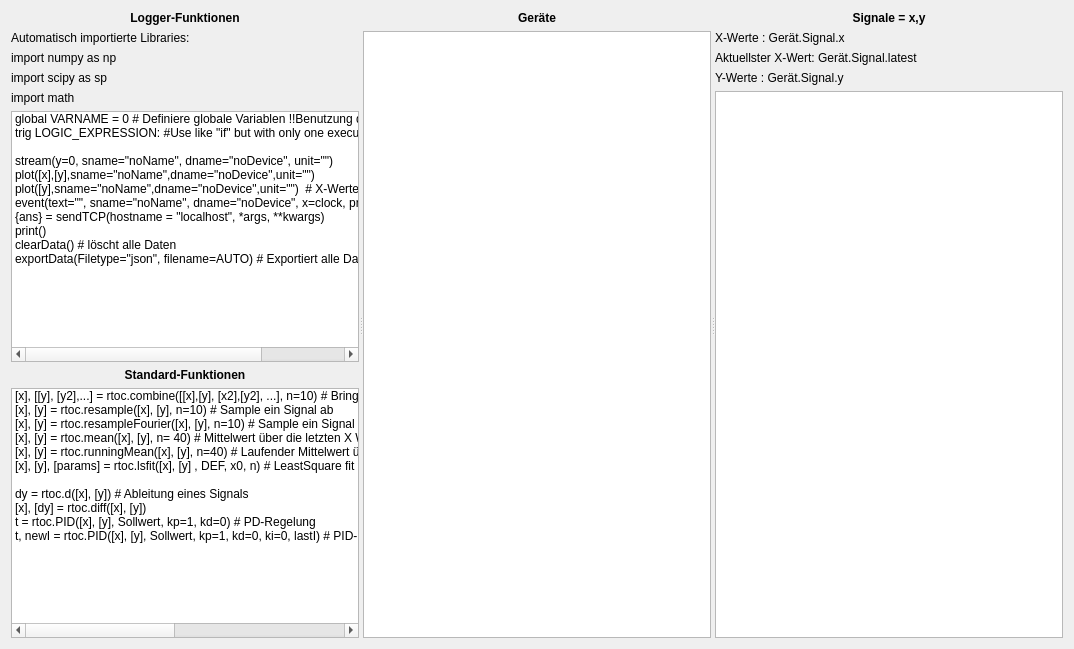
<?xml version="1.0" encoding="UTF-8"?>
<ui version="4.0">
 <class>Form</class>
 <widget class="QWidget" name="Form">
  <property name="geometry">
   <rect>
    <x>0</x>
    <y>0</y>
    <width>1074</width>
    <height>649</height>
   </rect>
  </property>
  <property name="windowTitle">
   <string>Script Hilfe</string>
  </property>
  <layout class="QVBoxLayout" name="verticalLayout_4">
   <item>
    <widget class="QSplitter" name="splitter">
     <property name="orientation">
      <enum>Qt::Horizontal</enum>
     </property>
     <widget class="QWidget" name="verticalLayoutWidget_3">
      <layout class="QVBoxLayout" name="verticalLayout_3">
       <item>
        <widget class="QLabel" name="label_4">
         <property name="font">
          <font>
           <pointsize>9</pointsize>
           <weight>75</weight>
           <bold>true</bold>
          </font>
         </property>
         <property name="text">
          <string>Logger-Funktionen</string>
         </property>
         <property name="alignment">
          <set>Qt::AlignCenter</set>
         </property>
        </widget>
       </item>
       <item>
        <widget class="QLabel" name="label_8">
         <property name="text">
          <string>Automatisch importierte Libraries:</string>
         </property>
        </widget>
       </item>
       <item>
        <widget class="QLabel" name="label_9">
         <property name="text">
          <string>import numpy as np</string>
         </property>
        </widget>
       </item>
       <item>
        <widget class="QLabel" name="label_10">
         <property name="text">
          <string>import scipy as sp</string>
         </property>
        </widget>
       </item>
       <item>
        <widget class="QLabel" name="label_11">
         <property name="text">
          <string>import math</string>
         </property>
        </widget>
       </item>
       <item>
        <widget class="QListWidget" name="listWidget_default_2">
         <property name="sizePolicy">
          <sizepolicy hsizetype="Preferred" vsizetype="Expanding">
           <horstretch>0</horstretch>
           <verstretch>0</verstretch>
          </sizepolicy>
         </property>
         <item>
          <property name="text">
           <string>global VARNAME = 0 # Definiere globale Variablen !!Benutzung durch self.VARNAME!!</string>
          </property>
         </item>
         <item>
          <property name="text">
           <string>trig LOGIC_EXPRESSION: #Use like &quot;if&quot; but with only one execution on change</string>
          </property>
         </item>
         <item>
          <property name="text">
           <string/>
          </property>
         </item>
         <item>
          <property name="text">
           <string>stream(y=0, sname=&quot;noName&quot;, dname=&quot;noDevice&quot;, unit=&quot;&quot;) </string>
          </property>
         </item>
         <item>
          <property name="text">
           <string>plot([x],[y],sname=&quot;noName&quot;,dname=&quot;noDevice&quot;,unit=&quot;&quot;) </string>
          </property>
         </item>
         <item>
          <property name="text">
           <string>plot([y],sname=&quot;noName&quot;,dname=&quot;noDevice&quot;,unit=&quot;&quot;)  # X-Werte = range(len(y))</string>
          </property>
         </item>
         <item>
          <property name="text">
           <string>event(text=&quot;&quot;, sname=&quot;noName&quot;, dname=&quot;noDevice&quot;, x=clock, priority=0) </string>
          </property>
         </item>
         <item>
          <property name="text">
           <string>{ans} = sendTCP(hostname = &quot;localhost&quot;, *args, **kwargs)</string>
          </property>
         </item>
         <item>
          <property name="text">
           <string>print() </string>
          </property>
         </item>
         <item>
          <property name="text">
           <string>clearData() # löscht alle Daten</string>
          </property>
         </item>
         <item>
          <property name="text">
           <string>exportData(Filetype=&quot;json&quot;, filename=AUTO) # Exportiert alle Daten</string>
          </property>
         </item>
        </widget>
       </item>
       <item>
        <widget class="QLabel" name="label">
         <property name="font">
          <font>
           <pointsize>9</pointsize>
           <weight>75</weight>
           <bold>true</bold>
          </font>
         </property>
         <property name="text">
          <string>Standard-Funktionen</string>
         </property>
         <property name="alignment">
          <set>Qt::AlignCenter</set>
         </property>
        </widget>
       </item>
       <item>
        <widget class="QListWidget" name="listWidget_default">
         <property name="sizePolicy">
          <sizepolicy hsizetype="Preferred" vsizetype="Expanding">
           <horstretch>0</horstretch>
           <verstretch>0</verstretch>
          </sizepolicy>
         </property>
         <item>
          <property name="text">
           <string>[x], [[y], [y2],...] = rtoc.combine([[x],[y], [x2],[y2], ...], n=10) # Bringe mehrere Signale auf die gleiche X-Achse</string>
          </property>
         </item>
         <item>
          <property name="text">
           <string>[x], [y] = rtoc.resample([x], [y], n=10) # Sample ein Signal ab </string>
          </property>
         </item>
         <item>
          <property name="text">
           <string>[x], [y] = rtoc.resampleFourier([x], [y], n=10) # Sample ein Signal ab mit Fourier</string>
          </property>
         </item>
         <item>
          <property name="text">
           <string>[x], [y] = rtoc.mean([x], [y], n= 40) # Mittelwert über die letzten X Werte</string>
          </property>
         </item>
         <item>
          <property name="text">
           <string>[x], [y] = rtoc.runningMean([x], [y], n=40) # Laufender Mittelwert über Signal</string>
          </property>
         </item>
         <item>
          <property name="text">
           <string>[x], [y], [params] = rtoc.lsfit([x], [y] , DEF, x0, n) # LeastSquare fit auf benutzerdefinierte DEF, oder vordefinidert: DEF = &quot;linear&quot; oder &quot;quad&quot;</string>
          </property>
         </item>
         <item>
          <property name="text">
           <string/>
          </property>
         </item>
         <item>
          <property name="text">
           <string>dy = rtoc.d([x], [y]) # Ableitung eines Signals</string>
          </property>
         </item>
         <item>
          <property name="text">
           <string>[x], [dy] = rtoc.diff([x], [y]) </string>
          </property>
         </item>
         <item>
          <property name="text">
           <string>t = rtoc.PID([x], [y], Sollwert, kp=1, kd=0) # PD-Regelung</string>
          </property>
         </item>
         <item>
          <property name="text">
           <string>t, newI = rtoc.PID([x], [y], Sollwert, kp=1, kd=0, ki=0, lastI) # PID-Regelung</string>
          </property>
         </item>
        </widget>
       </item>
      </layout>
     </widget>
     <widget class="QWidget" name="verticalLayoutWidget_2">
      <layout class="QVBoxLayout" name="verticalLayout_2">
       <item>
        <widget class="QLabel" name="label_2">
         <property name="font">
          <font>
           <pointsize>9</pointsize>
           <weight>75</weight>
           <bold>true</bold>
          </font>
         </property>
         <property name="text">
          <string>Geräte</string>
         </property>
         <property name="alignment">
          <set>Qt::AlignCenter</set>
         </property>
        </widget>
       </item>
       <item>
        <widget class="QListWidget" name="listWidget">
         <property name="sizePolicy">
          <sizepolicy hsizetype="Preferred" vsizetype="Expanding">
           <horstretch>0</horstretch>
           <verstretch>0</verstretch>
          </sizepolicy>
         </property>
        </widget>
       </item>
      </layout>
     </widget>
     <widget class="QWidget" name="verticalLayoutWidget">
      <layout class="QVBoxLayout" name="verticalLayout">
       <item>
        <widget class="QLabel" name="label_3">
         <property name="font">
          <font>
           <pointsize>9</pointsize>
           <weight>75</weight>
           <bold>true</bold>
          </font>
         </property>
         <property name="text">
          <string>Signale = x,y</string>
         </property>
         <property name="alignment">
          <set>Qt::AlignCenter</set>
         </property>
        </widget>
       </item>
       <item>
        <widget class="QLabel" name="label_5">
         <property name="text">
          <string>X-Werte : Gerät.Signal.x</string>
         </property>
        </widget>
       </item>
       <item>
        <widget class="QLabel" name="label_7">
         <property name="text">
          <string>Aktuellster X-Wert: Gerät.Signal.latest</string>
         </property>
        </widget>
       </item>
       <item>
        <widget class="QLabel" name="label_6">
         <property name="text">
          <string>Y-Werte : Gerät.Signal.y</string>
         </property>
        </widget>
       </item>
       <item>
        <widget class="QListWidget" name="signalListWidget">
         <property name="sizePolicy">
          <sizepolicy hsizetype="Preferred" vsizetype="Expanding">
           <horstretch>0</horstretch>
           <verstretch>0</verstretch>
          </sizepolicy>
         </property>
        </widget>
       </item>
      </layout>
     </widget>
    </widget>
   </item>
  </layout>
 </widget>
 <resources/>
 <connections/>
</ui>
